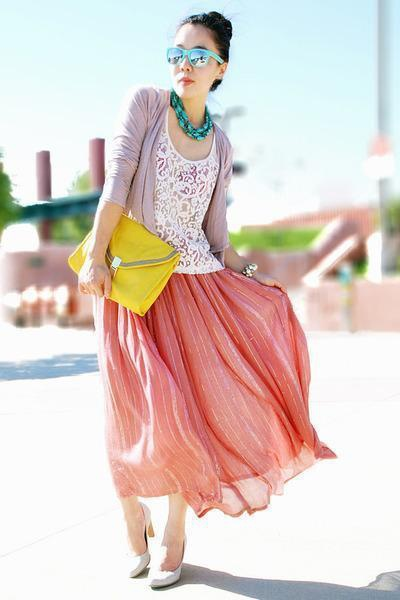
#> input picture images/d469bcc8-d501-5b75-81b0-00eabb7a2238.jpg, 400 x 600 px
$ jupyter execute sift_template_matching.ipynb   (shell and % lines are left out)
#> lines starting #> are read from the running program, lines starting #| are printed output that depends on the picture; after the words box and inside, x2 and y2 are one past the last pixel; in counts of white or black regions, pixels touching at a corner belong together
# installing required libraries

# please restart runtime new file work after restart runtime

---

[cell 1]
import cv2
import numpy as np
from matplotlib import pyplot as plt
import json
import glob
import cv2
import os
import matplotlib.pyplot as plt

[cell 2]
data_path = ''

---

# visualization of sift

---

[cell 3]
img = plt.imread(data_path+"images/d469bcc8-d501-5b75-81b0-00eabb7a2238.jpg")
#> img is the input picture: shape (600, 400, 3); mean R, G, B 220.8, 206.3, 200.2
img2 = img.copy()
template = plt.imread(data_path+'crops/0db89e0b-5860-5025-a314-4ebc6159ca2b.jpg')
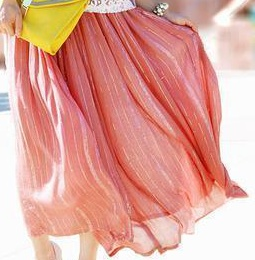
#> input picture crops/0db89e0b-5860-5025-a314-4ebc6159ca2b.jpg, 255 x 260 px
#> template is the input picture: shape (260, 255, 3); mean R, G, B 223.5, 163.2, 151.7
_,w, h = template.shape[::-1]
#> w = 255; h = 260
print('------ image--------')
plt.figure(figsize=(10,10))
plt.imshow(img)
plt.show()
print('------crop image-----')
plt.figure(figsize=(5,5))
plt.imshow(template)
plt.show()

# compute sift features and machting

[cell 4]
sift = cv2.xfeatures2d.SIFT_create()
kp1, des1 = sift.detectAndCompute(img,None)
#> kp1 = 702 keypoints; strongest (x, y, size): (218, 29, 21.8), (217, 82, 5.3), (358, 259, 13.5), (225, 56, 6.8)
kp2, des2 = sift.detectAndCompute(template,None)
#> kp2 = 273 keypoints; strongest (x, y, size): (111, 255, 2.4), (210, 173, 24.8), (186, 25, 2.5), (190, 27, 2)
bf = cv2.BFMatcher()
matches = bf.knnMatch(des1,des2, k=2)
#> matches = 702 matches
good = []
c = 0
for m,n in matches:
    if m.distance < 0.5*n.distance:
        good.append([m])
        c+=1
#> after the loop, c = 182; good = 182 matches

[cell 5]
img3 = cv2.drawMatchesKnn(img,kp1,template,kp2,good,None,flags=2)
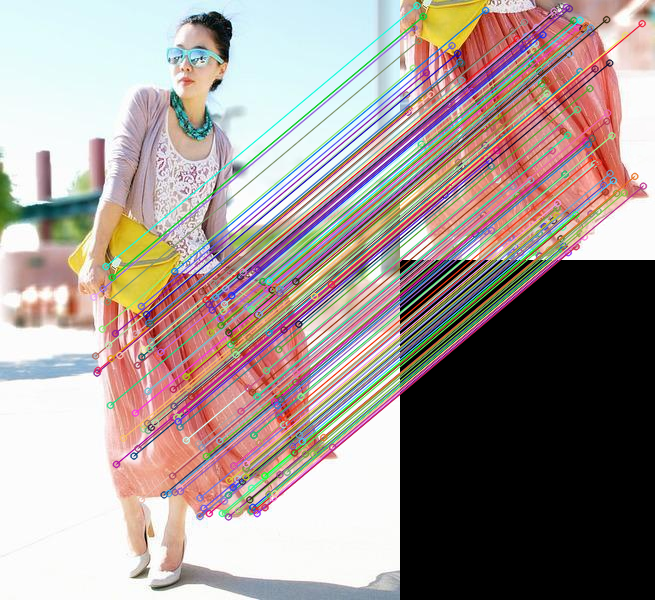
#> img3: shape (600, 655, 3); mean R, G, B 161.9, 149.2, 145.4
plt.figure(figsize=(10,10))
plt.imshow(img3)
plt.show()

## match sift features and create dict for save in json file

[cell 6]
img2 = img.copy()
gray = cv2.cvtColor(img, cv2.COLOR_BGR2GRAY)
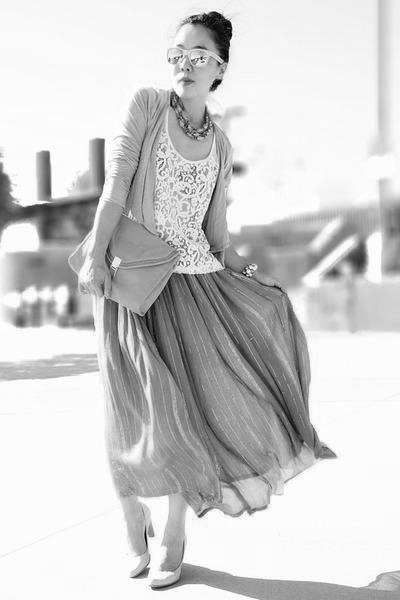
#> gray: shape (600, 400); min 1, max 255, mean 206.1
template2 = cv2.cvtColor(template, cv2.COLOR_BGR2GRAY)
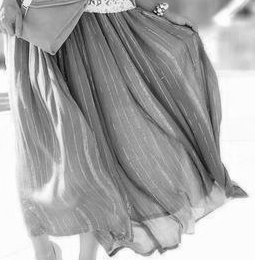
#> template2: shape (260, 255); min 4, max 255, mean 166.6

res = cv2.matchTemplate(gray, template2, cv2.TM_SQDIFF_NORMED)
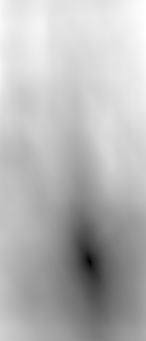
#> res: shape (341, 146) float32; min 0.000104, max 0.229, mean 0.165; drawn with min black and max white

min_val, max_val, min_loc, max_loc = cv2.minMaxLoc(res)
#> min_val = 0.000104; max_val = 0.229; min_loc = (89, 261); max_loc = (145, 33)


min_thresh = (min_val)*1.1
#> min_thresh = 0.000115
match_locations = np.where(res<=min_thresh)
#> match_locations = ([261], [89])


for (x, y) in zip(match_locations[1], match_locations[0]):
    cv2.rectangle(img2, (x, y), (x+w, y+h), [0,0,255], 2)
#> this loop made 1 pass
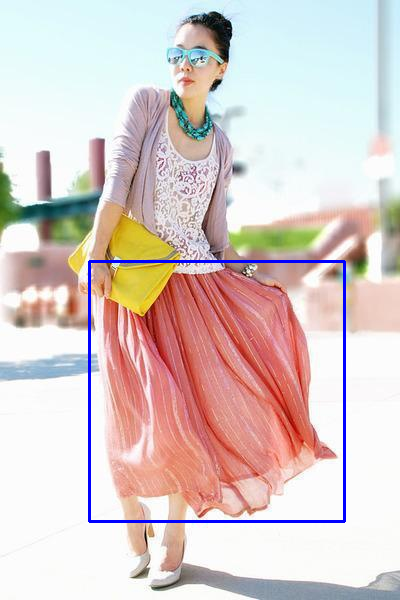
#> img2: shape (600, 400, 3); 1.29% of pixels changed, all inside (x1, y1, x2, y2) = (88, 260, 346, 523)

[cell 7]
plt.figure(figsize=(10,10))
plt.imshow(img2)
plt.show()

---

---

---

## sift feature detection and compute on data

[cell 8]
def match_features(des1, des2):
    bf = cv2.BFMatcher()
    matches = bf.knnMatch(des1, des2, k=2)
    match = 0
    for m, n in matches:
        if m.distance < 0.7 * n.distance:
            match += 1
    return match


def calculate_shift_features(img):
    sift = cv2.xfeatures2d.SIFT_create()
    kp, des = sift.detectAndCompute(img, None)
    return des


def get_templet(img2, template):
    img = img2.copy()
    _, w, h = template.shape[::-1]
    try:
        res = cv2.matchTemplate(img, template, cv2.TM_SQDIFF_NORMED)
    except:
        print('template matching failed template size is greater than image size')
        return
    min_val, max_val, min_loc, max_loc = cv2.minMaxLoc(res)
    top_left = min_loc
    bottom_right = (top_left[0] + w, top_left[1] + h)
    return [top_left[0],top_left[1], bottom_right[0],bottom_right[1]]

[cell 9]
img_data = dict()
for img_file in glob.glob(data_path + 'images/*.jpg'):
    img = plt.imread(img_file)
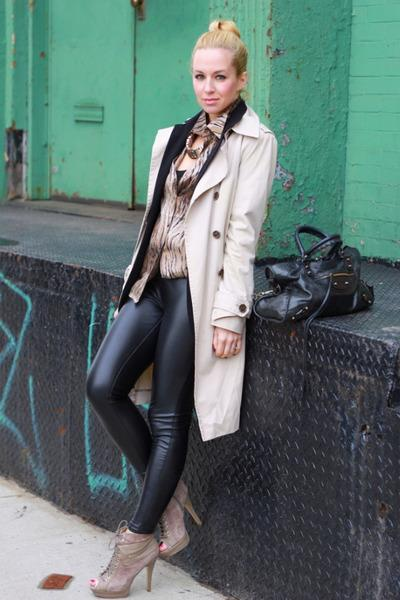
#> input picture images/00c58d88-53e0-5314-947d-4763004df6df.jpg, 400 x 600 px
#> img is the input picture: shape (600, 400, 3); mean R, G, B 93, 113.3, 110
    des = calculate_shift_features(img)
#> in calculate_shift_features, `kp, des = sift.detectAndCompute(img, None)`: kp = 1229 keypoints; strongest (x, y, size): (218, 402, 36.5), (221, 273, 4.6), (242, 308, 4.7), (216, 196, 4.2)
    img_data[img_file] = des
#> pass 2 of the loop `for img_file in glob.glob(data_path + 'images/*.jpg'):`:
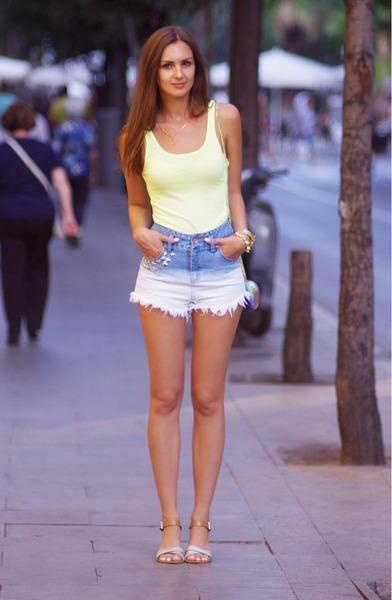
#> input picture images/13e86ee2-f02a-5246-8554-f9ae7ba22ca9.jpg, 392 x 600 px
#> img is the input picture: shape (600, 392, 3); mean R, G, B 130.5, 113.5, 133.3
#> kp = 510 keypoints; strongest (x, y, size): (219, 74, 13), (277, 68, 25.1), (187, 176, 60), (76, 80, 26.3)
#> pass 3 of the loop `for img_file in glob.glob(data_path + 'images/*.jpg'):`:
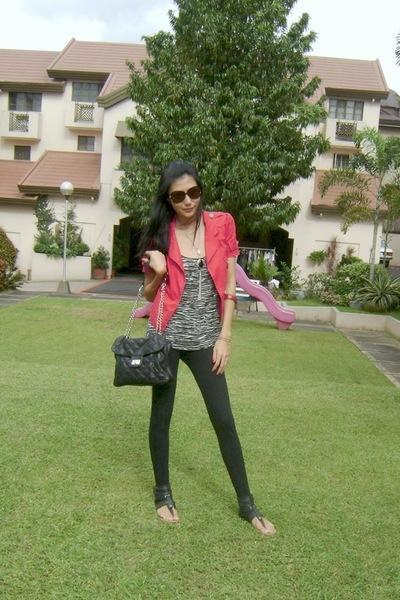
#> input picture images/21d62ca5-5a13-55d7-876b-0a9ce1ed47c8.jpg, 400 x 600 px
#> img is the input picture: shape (600, 400, 3); mean R, G, B 132.7, 139.2, 100.5
#> kp = 1536 keypoints; strongest (x, y, size): (136, 362, 4.9), (276, 282, 4), (157, 260, 11.7), (258, 281, 2.1)
#> the loop made 4 passes; the first 3 are shown

[cell 10]
crop_img_data = dict()
#> crop_img_data = 0 items
for img_file in glob.glob(data_path + 'crops/*.jpg'):
    img = plt.imread(img_file)
    des = calculate_shift_features(img)
#> in calculate_shift_features (call 5), `kp, des = sift.detectAndCompute(img, None)`: kp has the same summary as kp2 outside calculate_shift_features
    crop_img_data[img_file] = des

[cell 11]
def get_top_4(match_num):
    index = [0, 0, 0, 0]
    for k in range(0, 4):
        mx = -1
        for i in range(len(match_num)):
            if i in index:
                continue
            if match_num[i] > mx:
                mx = match_num[i]
                index[k] = i
    return index

[cell 12]
data = dict()
temp = []
c = 0
image_name = list(img_data.keys())
#> image_name = 4 items
crop_name = list(crop_img_data.keys())
#> crop_name = 1 item
for image in image_name:
    if c%10==0:
      print('image processed ',c)
    c+=1
    match_num = []
    for crop in crop_name:
        try:
            match = match_features(img_data[image], crop_img_data[crop])
            match_num.append(match)
        except:
            match_num.append(0)
    data[image] = get_top_4(match_num)
#> this loop made 4 passes
#| image processed  0
#> after the loop, c = 4; data = 4 items

[cell 13]
del img_data
del crop_img_data

# template matching

[cell 14]
json_dict = dict()
for image in image_name:
    img = plt.imread(image)
    img_name = image.split('\\')[-1]
    indx = data[image]
#> indx = [0, 0, 0, 0]
    temp =[]
    for i in indx:
        template = plt.imread(crop_name[i])
        crop_filename = crop_name[i].split('\\')[-1]
        temp.append([crop_filename[:-4],get_templet(img,template)])
#> in get_templet, `res = cv2.matchTemplate(img, template, cv2.TM_SQDIFF_NORMED)`:
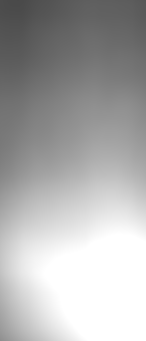
#> res: shape (341, 146) float32; min 0.29, max 1, mean 0.679
#> in get_templet, `min_val, max_val, min_loc, max_loc = cv2.minMaxLoc(res)`: min_val = 0.29; max_val = 1; min_loc = (17, 0); max_loc = (115, 234)
#> in get_templet, `top_left = min_loc`: top_left = (17, 0)
#> in get_templet, `bottom_right = (top_left[0] + w, top_left[1] + h)`: bottom_right = (272, 260)
    json_dict[img_name[:-4]] = temp
#> pass 2 of the loop `for image in image_name:`:
#> in get_templet (call 5), `res = cv2.matchTemplate(img, template, cv2.TM_SQDIFF_NORMED)`:
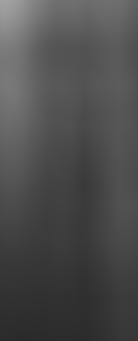
#> res: shape (341, 138) float32; min 0.167, max 0.635, mean 0.302
#> in get_templet (call 5), `min_val, max_val, min_loc, max_loc = cv2.minMaxLoc(res)`: min_val = 0.167; max_val = 0.635; min_loc = (19, 340); max_loc = (3, 0)
#> top_left = (19, 340)
#> bottom_right = (274, 600)
#> pass 3 of the loop `for image in image_name:`:
#> in get_templet (call 9), `res = cv2.matchTemplate(img, template, cv2.TM_SQDIFF_NORMED)`:
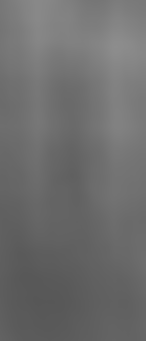
#> res: shape (341, 146) float32; min 0.344, max 0.554, mean 0.429
#> in get_templet (call 9), `min_val, max_val, min_loc, max_loc = cv2.minMaxLoc(res)`: min_val = 0.344; max_val = 0.554; min_loc = (36, 301); max_loc = (115, 47)
#> top_left = (36, 301)
#> bottom_right = (291, 561)
#> the loop made 4 passes; the first 3 are shown
